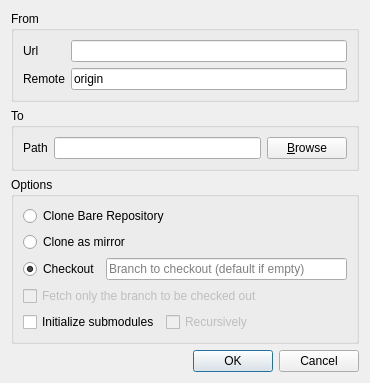
<?xml version="1.0" encoding="UTF-8"?>
<ui version="4.0">
 <class>CloneRepositoryDlg</class>
 <widget class="QDialog" name="CloneRepositoryDlg">
  <property name="geometry">
   <rect>
    <x>0</x>
    <y>0</y>
    <width>370</width>
    <height>357</height>
   </rect>
  </property>
  <property name="windowTitle">
   <string>Clone repository</string>
  </property>
  <layout class="QVBoxLayout" name="verticalLayout">
   <item>
    <widget class="QGroupBox" name="groupBox_2">
     <property name="title">
      <string>From</string>
     </property>
     <layout class="QGridLayout" name="gridLayout_2">
      <item row="0" column="2">
       <widget class="LineEdit" name="txtUrl">
        <property name="mandatory" stdset="0">
         <bool>true</bool>
        </property>
       </widget>
      </item>
      <item row="1" column="2">
       <widget class="LineEdit" name="txtRemoteName">
        <property name="text">
         <string>origin</string>
        </property>
        <property name="mandatory" stdset="0">
         <bool>true</bool>
        </property>
       </widget>
      </item>
      <item row="0" column="0">
       <widget class="QLabel" name="label_2">
        <property name="text">
         <string>Url</string>
        </property>
        <property name="buddy">
         <cstring>txtUrl</cstring>
        </property>
       </widget>
      </item>
      <item row="1" column="0">
       <widget class="QLabel" name="label_3">
        <property name="text">
         <string>Remote</string>
        </property>
        <property name="buddy">
         <cstring>txtRemoteName</cstring>
        </property>
       </widget>
      </item>
     </layout>
    </widget>
   </item>
   <item>
    <widget class="QGroupBox" name="groupBox">
     <property name="title">
      <string>To</string>
     </property>
     <layout class="QGridLayout" name="gridLayout">
      <item row="0" column="0">
       <widget class="QLabel" name="label">
        <property name="text">
         <string>Path</string>
        </property>
        <property name="buddy">
         <cstring>txtPath</cstring>
        </property>
       </widget>
      </item>
      <item row="0" column="1">
       <widget class="LineEdit" name="txtPath">
        <property name="mandatory" stdset="0">
         <bool>true</bool>
        </property>
       </widget>
      </item>
      <item row="0" column="2">
       <widget class="QPushButton" name="btnBrowse">
        <property name="text">
         <string>&amp;Browse</string>
        </property>
       </widget>
      </item>
     </layout>
    </widget>
   </item>
   <item>
    <widget class="QGroupBox" name="groupBox_3">
     <property name="title">
      <string>Options</string>
     </property>
     <layout class="QGridLayout" name="gridLayout_3">
      <item row="7" column="0">
       <spacer name="verticalSpacer">
        <property name="orientation">
         <enum>Qt::Vertical</enum>
        </property>
        <property name="sizeHint" stdset="0">
         <size>
          <width>20</width>
          <height>0</height>
         </size>
        </property>
       </spacer>
      </item>
      <item row="6" column="0" colspan="2">
       <widget class="QCheckBox" name="chkInitSubmodules">
        <property name="text">
         <string>Initialize submodules</string>
        </property>
       </widget>
      </item>
      <item row="6" column="2">
       <widget class="QCheckBox" name="chkSubmodulesRecursive">
        <property name="enabled">
         <bool>false</bool>
        </property>
        <property name="sizePolicy">
         <sizepolicy hsizetype="MinimumExpanding" vsizetype="Fixed">
          <horstretch>0</horstretch>
          <verstretch>0</verstretch>
         </sizepolicy>
        </property>
        <property name="text">
         <string>Recursively</string>
        </property>
       </widget>
      </item>
      <item row="2" column="1" colspan="2">
       <widget class="QLineEdit" name="txtCheckoutBranch">
        <property name="enabled">
         <bool>true</bool>
        </property>
        <property name="text">
         <string/>
        </property>
        <property name="placeholderText">
         <string>Branch to checkout (default if empty)</string>
        </property>
       </widget>
      </item>
      <item row="5" column="0" colspan="3">
       <widget class="QCheckBox" name="chkFetchOne">
        <property name="enabled">
         <bool>false</bool>
        </property>
        <property name="text">
         <string>Fetch only the branch to be checked out</string>
        </property>
       </widget>
      </item>
      <item row="0" column="0" colspan="3">
       <widget class="QRadioButton" name="chkCloneBare">
        <property name="text">
         <string>Clone Bare Repository</string>
        </property>
       </widget>
      </item>
      <item row="1" column="0" colspan="3">
       <widget class="QRadioButton" name="chkCloneMirror">
        <property name="text">
         <string>Clone as mirror</string>
        </property>
       </widget>
      </item>
      <item row="2" column="0">
       <widget class="QRadioButton" name="chkCheckout">
        <property name="text">
         <string>Checkout</string>
        </property>
        <property name="checked">
         <bool>true</bool>
        </property>
       </widget>
      </item>
     </layout>
    </widget>
   </item>
   <item>
    <widget class="QDialogButtonBox" name="buttonBox">
     <property name="orientation">
      <enum>Qt::Horizontal</enum>
     </property>
     <property name="standardButtons">
      <set>QDialogButtonBox::Cancel|QDialogButtonBox::Ok</set>
     </property>
    </widget>
   </item>
  </layout>
 </widget>
 <customwidgets>
  <customwidget>
   <class>LineEdit</class>
   <extends>QLineEdit</extends>
   <header>Widgets/LineEdit.h</header>
  </customwidget>
 </customwidgets>
 <tabstops>
  <tabstop>txtUrl</tabstop>
  <tabstop>txtRemoteName</tabstop>
  <tabstop>txtPath</tabstop>
  <tabstop>btnBrowse</tabstop>
  <tabstop>chkCloneBare</tabstop>
  <tabstop>chkCloneMirror</tabstop>
  <tabstop>chkCheckout</tabstop>
  <tabstop>txtCheckoutBranch</tabstop>
  <tabstop>chkFetchOne</tabstop>
  <tabstop>chkInitSubmodules</tabstop>
  <tabstop>chkSubmodulesRecursive</tabstop>
  <tabstop>buttonBox</tabstop>
 </tabstops>
 <resources/>
 <connections>
  <connection>
   <sender>buttonBox</sender>
   <signal>accepted()</signal>
   <receiver>CloneRepositoryDlg</receiver>
   <slot>accept()</slot>
   <hints>
    <hint type="sourcelabel">
     <x>222</x>
     <y>342</y>
    </hint>
    <hint type="destinationlabel">
     <x>157</x>
     <y>274</y>
    </hint>
   </hints>
  </connection>
  <connection>
   <sender>buttonBox</sender>
   <signal>rejected()</signal>
   <receiver>CloneRepositoryDlg</receiver>
   <slot>reject()</slot>
   <hints>
    <hint type="sourcelabel">
     <x>290</x>
     <y>348</y>
    </hint>
    <hint type="destinationlabel">
     <x>286</x>
     <y>274</y>
    </hint>
   </hints>
  </connection>
 </connections>
</ui>
